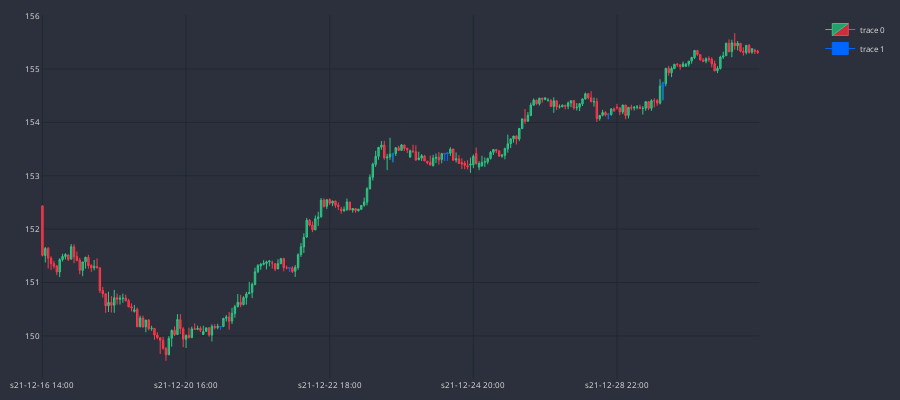

The notebook cell saved with this chart:
### Code cell
MARKER = '#0066FF'
dfp = df_an.iloc[-250:]
cp = CandlePlot(dfp, candles=True)
df_temp = cp.df_plot[cp.df_plot.HANGING_MAN == True]
cp.fig.add_trace(go.Candlestick(
                x = df_temp.sTime,
                open = df_temp.mid_o,
                high = df_temp.mid_h,
                low = df_temp.mid_l,
                close = df_temp.mid_c,
                line=dict(width=1), opacity=1,
                increasing_fillcolor=MARKER,
                decreasing_fillcolor=MARKER,
                increasing_line_color=MARKER,
                decreasing_line_color=MARKER
            ))

cp.show_plot()

### Figure 1 — Plotly figure (JSON) as saved in the notebook; plotly's stock layout.template omitted (floating-point values rounded to 4 significant figures; data arrays with more than 128 entries replaced by an {"elided": "..."} marker saying what was removed)
{"data": [{"close": {"elided": "250 float values"}, "decreasing": {"fillcolor": "#CC2E3C", "line": {"color": "#FF3A4C"}}, "high": {"elided": "250 float values"}, "increasing": {"fillcolor": "#24A06B", "line": {"color": "#2EC886"}}, "line": {"width": 1}, "low": {"elided": "250 float values"}, "opacity": 1, "open": {"elided": "250 float values"}, "type": "candlestick", "x": {"elided": "250 str values"}}, {"close": [150.2, 151.3, 153.4, 153.4, 153.4, 154.1, 154.7], "decreasing": {"fillcolor": "#0066FF", "line": {"color": "#0066FF"}}, "high": [150.2, 151.3, 153.4, 153.4, 153.4, 154.2, 154.8], "increasing": {"fillcolor": "#0066FF", "line": {"color": "#0066FF"}}, "line": {"width": 1}, "low": [150.1, 151.2, 153.3, 153.3, 153.3, 154.1, 154.4], "opacity": 1, "open": [150.2, 151.3, 153.4, 153.4, 153.4, 154.1, 154.7], "type": "candlestick", "x": ["s21-12-21 04:00", "s21-12-22 04:00", "s21-12-23 16:00", "s21-12-24 10:00", "s21-12-24 11:00", "s21-12-28 19:00", "s21-12-29 14:00"]}], "layout": {"font": {"color": "#e1e1e1", "size": 8}, "height": 400, "margin": {"b": 10, "l": 10, "r": 10, "t": 10}, "paper_bgcolor": "#2c303c", "plot_bgcolor": "#2c303c", "width": 900, "xaxis": {"anchor": "y", "domain": [0, 0.94], "gridcolor": "#1f292f", "nticks": 5, "rangeslider": {"visible": false}}, "yaxis": {"anchor": "x", "domain": [0, 1], "gridcolor": "#1f292f"}, "yaxis2": {"anchor": "x", "gridcolor": "#1f292f", "overlaying": "y", "side": "right"}}}
